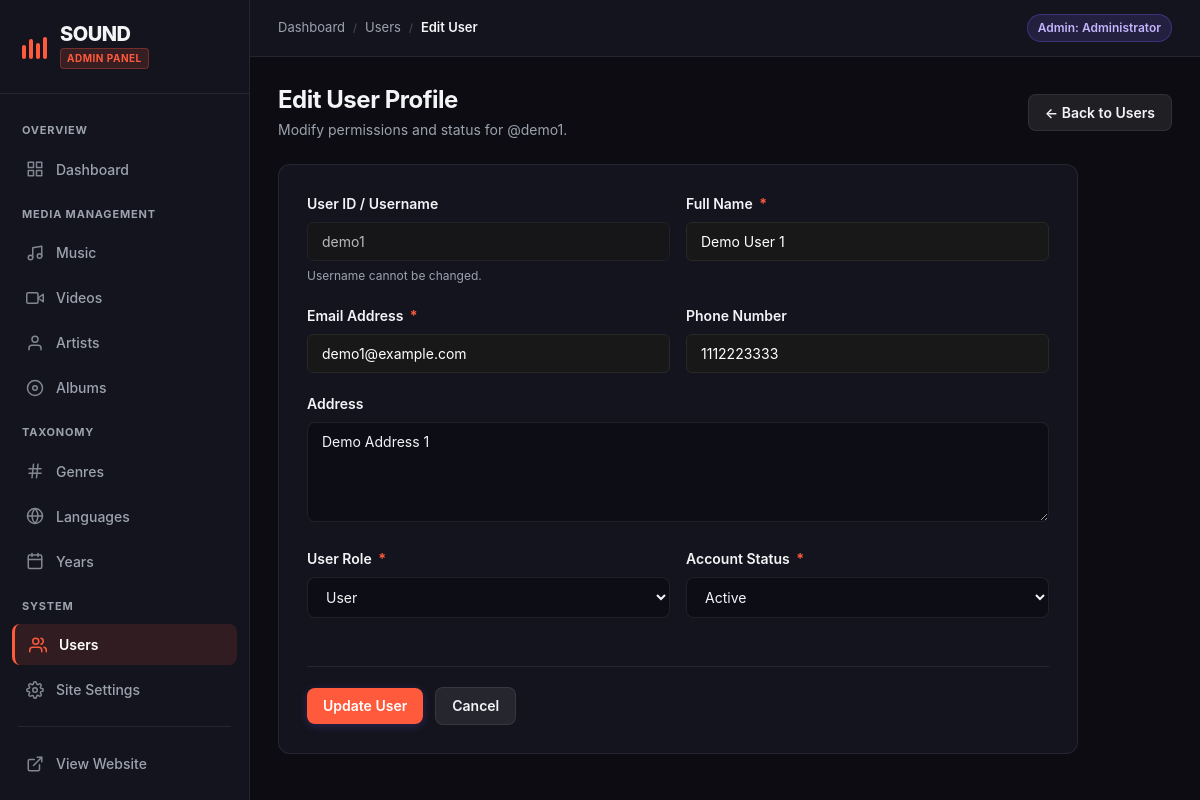
Page /admin/edit_user.php?id=2 (signed in) on the committed database.
### tables this page shows
CREATE TABLE `users` (
  `id` int(11) NOT NULL,
  `role` enum('admin','user') NOT NULL DEFAULT 'user',
  `status` enum('active','disabled') NOT NULL DEFAULT 'active',
  `userid` varchar(20) NOT NULL,
  `name` varchar(100) NOT NULL,
  `address` text DEFAULT NULL,
  `phone` varchar(20) DEFAULT NULL,
  `email` varchar(100) NOT NULL,
  `password_hash` varchar(255) NOT NULL,
  `created_at` timestamp NOT NULL DEFAULT current_timestamp()
);

### config/database.php (called while the page is built, shortened)
<?php
try {
    $pdo = new PDO("mysql:host=" . DB_HOST . ";dbname=" . DB_NAME . ";charset=utf8mb4", DB_USER, DB_PASS);
    $pdo->setAttribute(PDO::ATTR_ERRMODE, PDO::ERRMODE_EXCEPTION);
} catch (PDOException $e) {
    if (defined('APP_DEBUG') && APP_DEBUG) {
        die("Could not connect to the database " . DB_NAME . ": " . $e->getMessage());
    } else {
        error_log("Database connection error: " . $e->getMessage());
        http_response_code(500);
        die("<!DOCTYPE html><html><head><title>Service Unavailable</title><link rel='stylesheet' href='/sound/assets/css/style.css'></head><body style='display:flex;align-items:center;justify-content:center;min-height:100vh;background:#121212;color:#fff;font-family:\"Segoe UI\", sans-serif;'><div style='text-align:center;'><h1>Service Temporarily Unavailable</h1><p style='color:#b3b3b3;'>We are experiencing database connectivity issues. Please try again in a few moments.</p></div></body></html>");
    }
}
function query($sql, $params = []) {
    global $pdo;
    $stmt = $pdo->prepare($sql);
    $stmt->execute($params);
    return $stmt;
}
function fetchOne($sql, $params = []) {
    return query($sql, $params)->fetch(PDO::FETCH_ASSOC);
}
require_once __DIR__ . '/../includes/helpers.php';

### includes/helpers.php (called while the page is built, shortened)
<?php
function getOldInput($key, $default = '') {
    return $_SESSION['old_input'][$key] ?? $default;
}

### admin/edit_user.php (the view, shortened to what this page needs)
<?php
$user_id = intval($_GET['id'] ?? 0);
$user = fetchOne("SELECT * FROM users WHERE id = ?", [$user_id]);
$form_name = getOldInput('name', $user['name']);
$form_email = getOldInput('email', $user['email']);
$form_phone = getOldInput('phone', $user['phone']);
$form_address = getOldInput('address', $user['address']);
$form_role = getOldInput('role', $user['role']);
$form_status = getOldInput('status', $user['status']);
require_once __DIR__ . '/includes/admin_header.php';
?>
<div class="admin-page-header">
    <div>
        <h1>Edit User Profile</h1>
        <p style="color: var(--admin-text-muted); margin: 4px 0 0 0; font-size: 14px;">Modify permissions and status for @<?php echo htmlspecialchars($user['userid']); ?>.</p>
    </div>
    <div class="header-actions">
        <a href="users.php" class="btn btn-secondary">
            &larr; Back to Users
        </a>
    </div>
</div>
<div class="admin-form-card">
    <form method="post" action="edit_user.php?id=<?php echo $user_id; ?>">
        <div style="display: grid; grid-template-columns: 1fr 1fr; gap: 16px;">
            <div class="admin-form-group">
                <label for="userid">User ID / Username</label>
                <input type="text" id="userid" class="admin-form-control" value="<?php echo htmlspecialchars($user['userid']); ?>" disabled style="opacity: 0.7; cursor: not-allowed;">
                <div class="admin-form-hint">Username cannot be changed.</div>
            </div>
            <div class="admin-form-group">
                <label for="name">Full Name <span class="required-mark">*</span></label>
                <input type="text" id="name" name="name" class="admin-form-control" value="<?php echo htmlspecialchars($form_name); ?>" required>
            </div>
        </div>
        <div style="display: grid; grid-template-columns: 1fr 1fr; gap: 16px;">
            <div class="admin-form-group">
                <label for="email">Email Address <span class="required-mark">*</span></label>
                <input type="email" id="email" name="email" class="admin-form-control" value="<?php echo htmlspecialchars($form_email); ?>" required>
            </div>
            <div class="admin-form-group">
                <label for="phone">Phone Number</label>
                <input type="tel" id="phone" name="phone" class="admin-form-control" value="<?php echo htmlspecialchars($form_phone); ?>">
            </div>
        </div>
        <div class="admin-form-group">
            <label for="address">Address</label>
            <textarea id="address" name="address" class="admin-form-control" rows="3"><?php echo htmlspecialchars($form_address); ?></textarea>
        </div>
        <div style="display: grid; grid-template-columns: 1fr 1fr; gap: 16px;">
            <div class="admin-form-group">
                <label for="role">User Role <span class="required-mark">*</span></label>
                <select id="role" name="role" class="admin-form-control" required>
                    <option value="user" <?php echo ($form_role === 'user') ? 'selected' : ''; ?>>User</option>
                </select>
            </div>
            <div class="admin-form-group">
                <label for="status">Account Status <span class="required-mark">*</span></label>
                <select id="status" name="status" class="admin-form-control" required>
                    <option value="active" <?php echo ($form_status === 'active') ? 'selected' : ''; ?>>Active</option>
                </select>
            </div>
        </div>
        <div class="admin-form-actions">
            <button type="submit" class="btn btn-primary">Update User</button>
            <a href="users.php" class="btn btn-secondary">Cancel</a>
        </div>
    </form>
</div>
<?php require_once __DIR__ . '/includes/admin_footer.php'; ?>

### assets/css/style.css (style rules this page uses)
:root { --bg-base: #121212; --bg-surface: #181818; --bg-card: #181818; --bg-card-hover: #242424; --bg-elevated: #282828; --bg-highlight: #323232; --border-color: #282828; --border-hover: #3e3e3e; --text-primary: #FFFFFF; --text-muted: #B3B3B3; --text-subtle: #727272; --accent: #FF5A3C; --accent-hover: #ff7157; --accent-active: #e04a2f; --accent-subtle: rgba(255, 90, 60, 0.15); --accent-text: #FFFFFF; --danger: #ef4444; --danger-subtle: rgba(239, 68, 68, 0.15); --success: #22c55e; --success-subtle: rgba(34, 197, 94, 0.15); --font-sans: 'Segoe UI', -apple-system, BlinkMacSystemFont, Roboto, 'Helvetica Neue', Arial, sans-serif; --font-mono: SFMono-Regular, Consolas, 'Liberation Mono', Menlo, monospace; --radius-sm: 4px; --radius-md: 6px; --radius-card: 8px; --radius-pill: 9999px; --sidebar-width: 240px; --player-height: 80px; --topbar-height: 64px; --transition-fast: 0.15s ease; --transition-normal: 0.2s ease; --shadow-card: 0 4px 12px rgba(0, 0, 0, 0.4); --shadow-dropdown: 0 8px 24px rgba(0, 0, 0, 0.6); }
*, *::before, *::after { margin: 0; padding: 0; box-sizing: border-box; }
html { font-size: 16px; color-scheme: dark; background-color: var(--bg-base); }
body { font-family: var(--font-sans); background-color: var(--bg-base); color: var(--text-primary); line-height: 1.5; -webkit-font-smoothing: antialiased; -moz-osx-font-smoothing: grayscale; min-height: 100vh; }
a { color: inherit; text-decoration: none; transition: color var(--transition-fast); }
button, input, select, textarea { font-family: inherit; font-size: inherit; color: inherit; }
h1, h2, h3, h4, h5, h6 { color: var(--text-primary); font-weight: 700; line-height: 1.25; }
h1 { font-size: 28px; margin-bottom: 20px; letter-spacing: -0.02em; }
p { color: var(--text-muted); margin-bottom: 12px; }
.btn { display: inline-flex; align-items: center; justify-content: center; gap: 8px; padding: 9px 18px; border: 1px solid transparent; border-radius: var(--radius-md); cursor: pointer; font-size: 14px; font-weight: 600; line-height: 1.4; text-align: center; transition: background-color var(--transition-fast), border-color var(--transition-fast), transform var(--transition-fast), opacity var(--transition-fast); user-select: none; }
.btn-primary { background-color: var(--accent); color: var(--accent-text); border-color: var(--accent); }
.btn-secondary { background-color: var(--bg-elevated); color: var(--text-primary); border-color: var(--border-color); }
input[type="text"], input[type="email"], input[type="password"], input[type="number"], input[type="tel"], input[type="search"], input[type="file"], select, textarea { width: 100%; padding: 10px 14px; border: 1px solid var(--border-color); border-radius: var(--radius-md); background-color: var(--bg-surface); color: var(--text-primary); font-size: 14px; outline: none; transition: border-color var(--transition-fast), background-color var(--transition-fast); }
input::placeholder, textarea::placeholder { color: var(--text-subtle); }
textarea { min-height: 100px; resize: vertical; }

### rows in the picture
users: userid "demo1", name "Demo User 1", email "demo1@example.com", phone "1112223333", address "Demo Address 1", role "User", status "Active"

### other values in the picture
$site_name "SOUND"
$crumb['title'] "Dashboard"
$crumb['title'] "Users"
$crumb['title'] "Edit User"
$user_name "Administrator"
